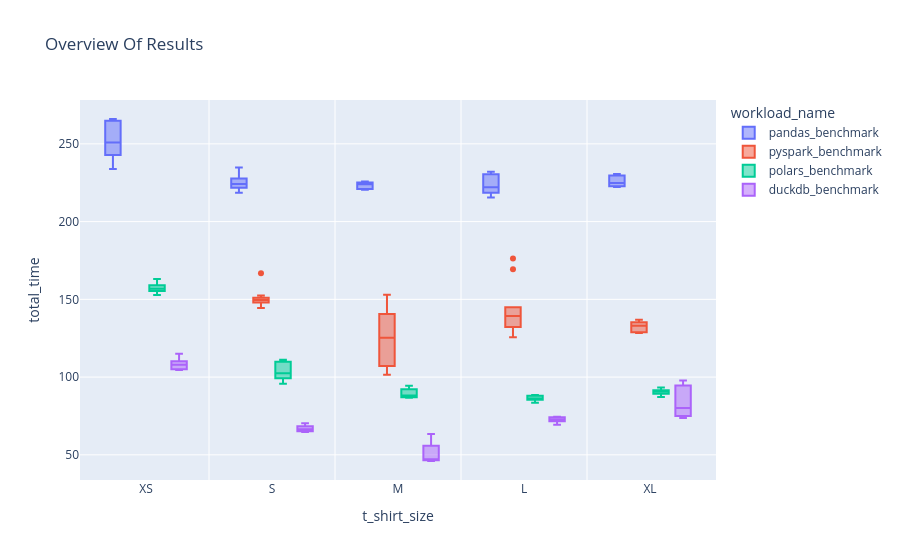

Write notebook code for a chart like this one.
### Code cell
fig = px.box(overall_benchmarks, 
             x="t_shirt_size",
             y="total_time",
             color="workload_name",
             title="Overview Of Results",
             category_orders={
                 "t_shirt_size": ["XS", "S", "M", "L", "XL"],
                 "workload_name": ["pandas_benchmark", "pyspark_benchmark", "polars_benchmark", "duckdb_benchmark"]
                 }
             )

fig.add_vline(x=0.5, line_width=1, line_color="white")
fig.add_vline(x=1.5, line_width=1, line_color="white")
fig.add_vline(x=2.5, line_width=1, line_color="white")
fig.add_vline(x=3.5, line_width=1, line_color="white")


fig.show()

### Figure 1 — Plotly figure (JSON) as saved in the notebook; plotly's stock layout.template omitted (floating-point values rounded to 4 significant figures)
{"data": [{"alignmentgroup": "True", "hovertemplate": "workload_name=pandas_benchmark<br>t_shirt_size=%{x}<br>total_time=%{y}<extra></extra>", "legendgroup": "pandas_benchmark", "marker": {"color": "#636efa"}, "name": "pandas_benchmark", "notched": false, "offsetgroup": "pandas_benchmark", "orientation": "v", "showlegend": true, "type": "box", "x": ["XS", "XS", "XS", "XS", "XS", "XS", "XS", "XS", "S", "S", "S", "S", "S", "S", "S", "M", "M", "M", "M", "M", "L", "L", "L", "L", "L", "XL", "XL", "XL", "XL", "XL"], "x0": " ", "xaxis": "x", "y": [266.0, 265.2, 264.6, 233.8, 239.0, 248.0, 246.7, 253.7, 227.8, 234.9, 223.8, 227.8, 218.6, 224.1, 221.2, 224.9, 221.1, 224.1, 225.8, 220.4, 229.9, 232.0, 215.6, 222.1, 219.5, 229.2, 230.7, 222.9, 224.8, 222.3], "y0": " ", "yaxis": "y"}, {"alignmentgroup": "True", "hovertemplate": "workload_name=pyspark_benchmark<br>t_shirt_size=%{x}<br>total_time=%{y}<extra></extra>", "legendgroup": "pyspark_benchmark", "marker": {"color": "#EF553B"}, "name": "pyspark_benchmark", "notched": false, "offsetgroup": "pyspark_benchmark", "orientation": "v", "showlegend": true, "type": "box", "x": ["S", "S", "S", "S", "S", "S", "S", "S", "S", "S", "S", "S", "S", "S", "S", "S", "S", "S", "M", "M", "M", "M", "M", "M", "M", "M", "M", "M", "L", "L", "L", "L", "L", "L", "L", "L", "L", "L", "XL", "XL", "XL", "XL", "XL"], "x0": " ", "xaxis": "x", "y": [149.3, 152.5, 147.8, 148.0, 150.0, 149.3, 144.7, 150.9, 149.9, 148.9, 148.5, 152.3, 146.3, 166.9, 149.9, 151.0, 144.5, 151.7, 104.3, 101.4, 109.0, 110.6, 107.1, 148.2, 140.6, 140.1, 153.0, 140.0, 135.7, 128.2, 132.2, 134.6, 125.6, 169.3, 144.9, 176.2, 143.0, 144.9, 136.9, 134.7, 128.4, 133.0, 129.0], "y0": " ", "yaxis": "y"}, {"alignmentgroup": "True", "hovertemplate": "workload_name=polars_benchmark<br>t_shirt_size=%{x}<br>total_time=%{y}<extra></extra>", "legendgroup": "polars_benchmark", "marker": {"color": "#00cc96"}, "name": "polars_benchmark", "notched": false, "offsetgroup": "polars_benchmark", "orientation": "v", "showlegend": true, "type": "box", "x": ["XS", "XS", "XS", "XS", "XS", "S", "S", "S", "S", "S", "M", "M", "M", "M", "M", "L", "L", "L", "L", "L", "XL", "XL", "XL", "XL", "XL"], "x0": " ", "xaxis": "x", "y": [152.9, 156.9, 157.7, 163.1, 156.2, 95.76, 102.4, 100.5, 111.1, 109.5, 87.1, 88.2, 86.7, 91.42, 94.5, 87.93, 86.12, 83.55, 86.28, 88.41, 90.02, 87.17, 91.07, 93.25, 90.79], "y0": " ", "yaxis": "y"}, {"alignmentgroup": "True", "hovertemplate": "workload_name=duckdb_benchmark<br>t_shirt_size=%{x}<br>total_time=%{y}<extra></extra>", "legendgroup": "duckdb_benchmark", "marker": {"color": "#ab63fa"}, "name": "duckdb_benchmark", "notched": false, "offsetgroup": "duckdb_benchmark", "orientation": "v", "showlegend": true, "type": "box", "x": ["XS", "XS", "XS", "XS", "XS", "XS", "XS", "S", "S", "S", "S", "S", "S", "S", "S", "M", "M", "M", "M", "M", "L", "L", "L", "L", "L", "XL", "XL", "XL", "XL", "XL"], "x0": " ", "xaxis": "x", "y": [110.8, 115.0, 108.1, 106.2, 104.6, 107.9, 104.7, 69.82, 66.64, 66.17, 65.15, 66.81, 65.1, 70.36, 64.74, 46.04, 46.6, 47.04, 53.3, 63.41, 74.17, 69.34, 72.79, 74.42, 72.42, 80.18, 93.43, 75.4, 97.88, 73.71], "y0": " ", "yaxis": "y"}], "layout": {"boxmode": "group", "legend": {"title": {"text": "workload_name"}, "tracegroupgap": 0}, "shapes": [{"line": {"color": "white", "width": 1}, "type": "line", "x0": 0.5, "x1": 0.5, "xref": "x", "y0": 0, "y1": 1, "yref": "y domain"}, {"line": {"color": "white", "width": 1}, "type": "line", "x0": 1.5, "x1": 1.5, "xref": "x", "y0": 0, "y1": 1, "yref": "y domain"}, {"line": {"color": "white", "width": 1}, "type": "line", "x0": 2.5, "x1": 2.5, "xref": "x", "y0": 0, "y1": 1, "yref": "y domain"}, {"line": {"color": "white", "width": 1}, "type": "line", "x0": 3.5, "x1": 3.5, "xref": "x", "y0": 0, "y1": 1, "yref": "y domain"}], "title": {"text": "Overview Of Results"}, "xaxis": {"anchor": "y", "categoryarray": ["XS", "S", "M", "L", "XL"], "categoryorder": "array", "domain": [0, 1], "title": {"text": "t_shirt_size"}}, "yaxis": {"anchor": "x", "domain": [0, 1], "title": {"text": "total_time"}}}}
